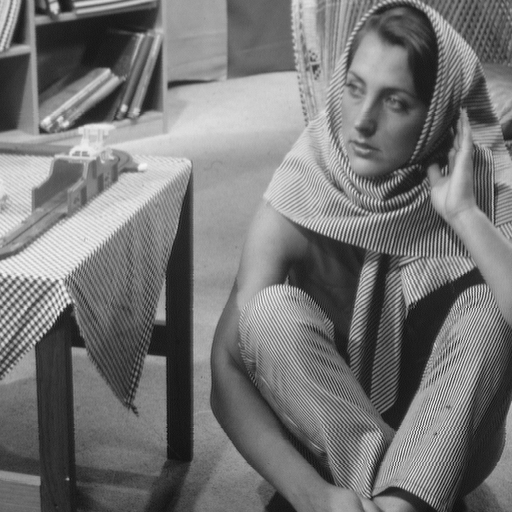
%> input picture image/data/im1.gif, 512 x 512 px
$ octave imcoding2.m   (GNU Octave 9; MATLAB toolbox functions it lacks are replaced by stand-ins)
%> lines starting %> are read from the running program, lines starting %| are printed output that depends on the picture
clear variables;
close all;

im = imread('./data/im1.gif');
%> im is the input picture: size 512x512 uint8; min 12, max 246, mean 117.4
im = double(im);
%> im: size 512x512 double

imdct = blockproc(im - 128, [8, 8], @(block)dct2(block.data));
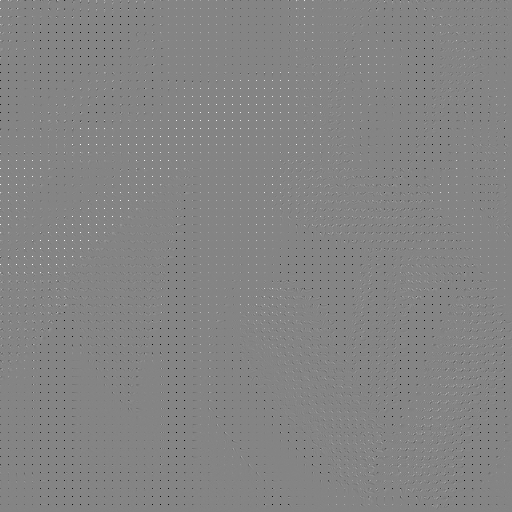
%> imdct: size 512x512 double; min -851.5, max 783.9, mean -1.3; drawn with min black and max white

figure(1);
subplot(1, 2, 1), imshow(im, []); title('Image');
subplot(1, 2, 2), imshow(abs(imdct), []); title('DCT in blocks of 8x8');
%> after `imshow(abs(imdct), [])`:
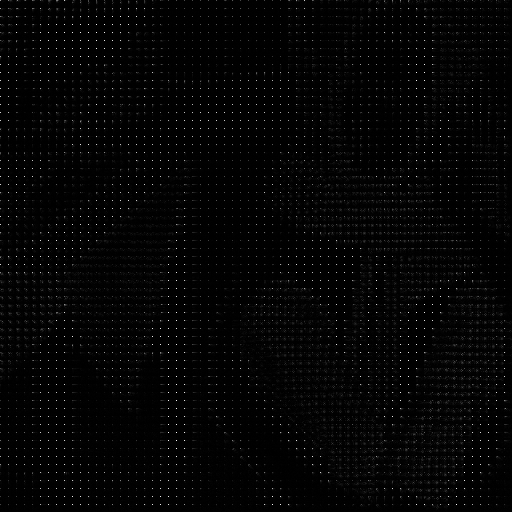
%> displayed picture: size 512x512, on the screen's scale of 0 to 255; min 0, max 255, mean 4.1
